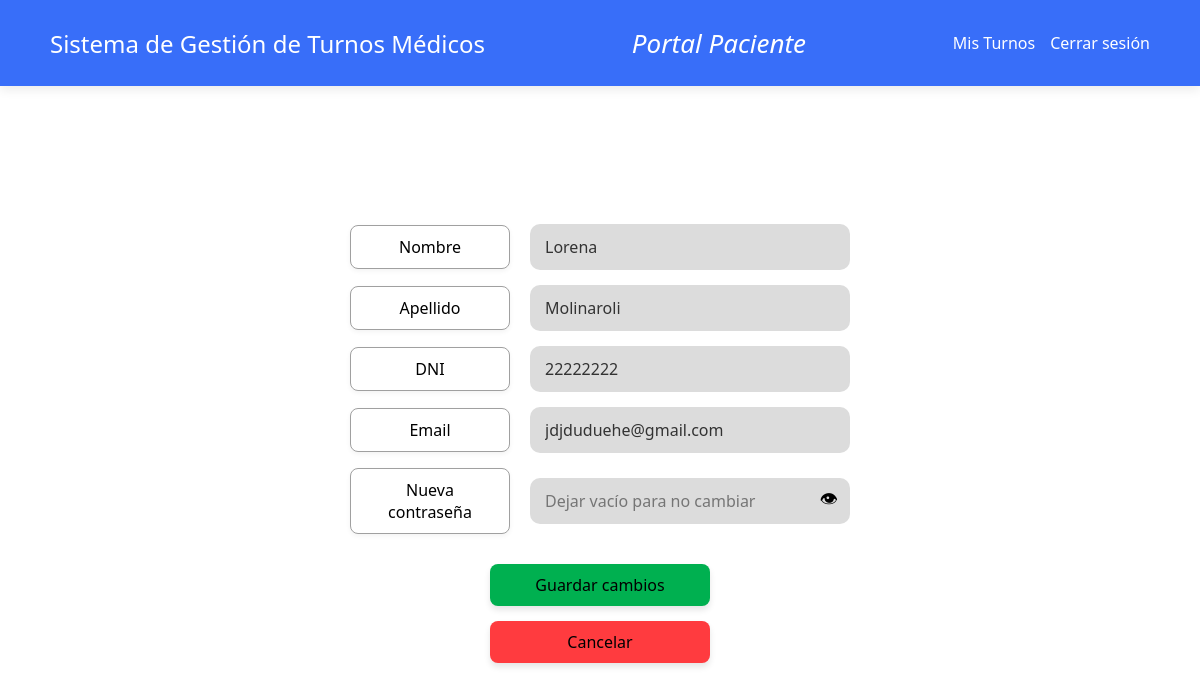
/editar-paciente/ (signed in), run on an earlier commit of the app's database.
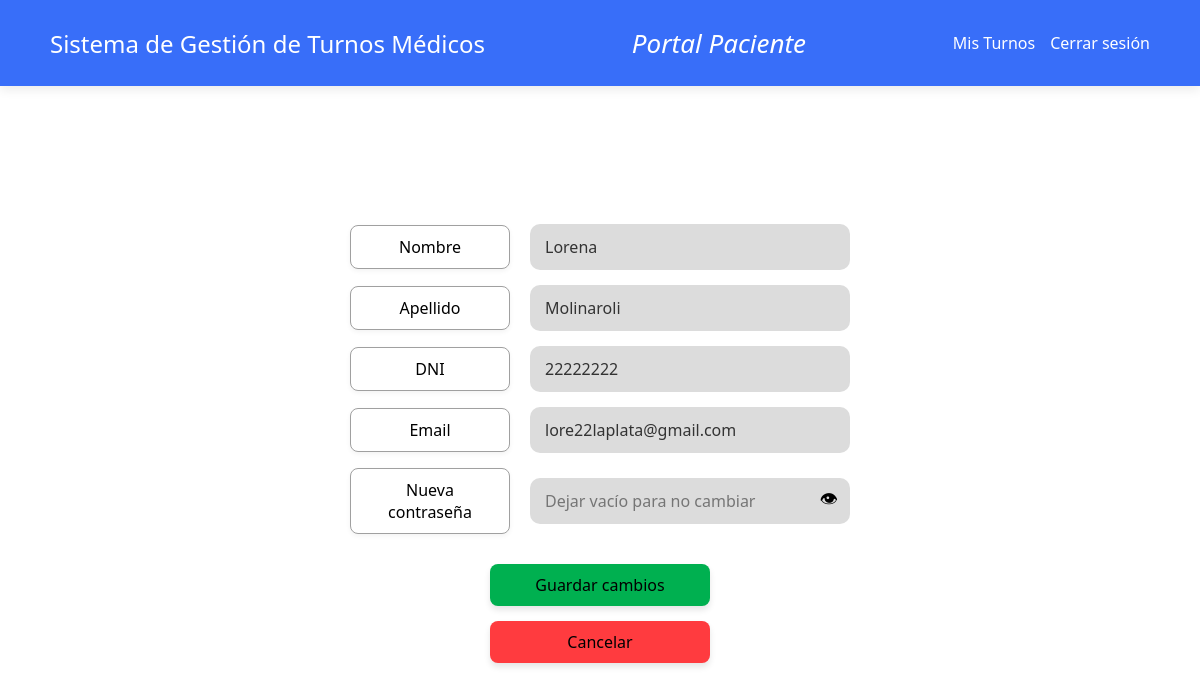
And on a later commit of the database.
### turnos/models.py (models this page shows, shortened)
class Paciente(models.Model):
    nombre = models.CharField(max_length=100)
    apellido = models.CharField(max_length=100)
    dni = models.CharField(max_length=20, unique=True)
    email = models.EmailField(unique=True)
    contrasena = models.CharField(max_length=255) # Para guardar la clave encriptada

### turnos/views.py (the view, shortened to what this page needs)
# urls.py: path('editar-paciente/', views.editar_paciente, name='editar_paciente'),
def editar_paciente(request):
    paciente_id = request.session.get('paciente_id')
    if not paciente_id:
        return redirect('ingreso_paciente')
    paciente = Paciente.objects.get(id=paciente_id)
    return render(request, 'turnos/editar_paciente.html', {'paciente': paciente})

### turnos/templates/turnos/editar_paciente.html (shortened to what this page needs)
<!DOCTYPE html>
<html lang="es">
<head>
</head>
<body>
    <header>
        <div class="logo-titulo">Sistema de Gestión de Turnos Médicos</div>
        <div class="subtitulo-portal">Portal Paciente</div>
        <div style="display: flex; gap: 15px;">
            <a href="{% url 'lista_turnos' %}" style="color: white; text-decoration: none; font-size: 16px;">Mis Turnos</a>
            <a href="{% url 'cerrar_sesion' %}" style="color: white; text-decoration: none; font-size: 16px;">Cerrar sesión</a>
        </div>
    </header>
    <div class="contenedor-formulario">
        <form action="{% url 'editar_paciente' %}" method="POST">
            <div class="fila-campo">
                <div class="etiqueta-caja">Nombre</div>
                <input type="text" name="nombre" value="{{ paciente.nombre }}" class="caja-entrada" required>
            </div>
            <div class="fila-campo">
                <div class="etiqueta-caja">Apellido</div>
                <input type="text" name="apellido" value="{{ paciente.apellido }}" class="caja-entrada" required>
            </div>
            <div class="fila-campo">
                <div class="etiqueta-caja">DNI</div>
                <input type="text" value="{{ paciente.dni }}" class="caja-entrada" disabled>
            </div>
            <div class="fila-campo">
                <div class="etiqueta-caja">Email</div>
                <input type="email" name="email" value="{{ paciente.email }}" class="caja-entrada" required>
            </div>
            <div class="fila-campo">
                <div class="etiqueta-caja">Nueva contraseña</div>
                <div style="position: relative; flex: 1;">
                    <input type="password" id="nueva_contrasena" name="nueva_contrasena" class="caja-entrada" style="width: 100%; padding-right: 45px;" placeholder="Dejar vacío para no cambiar">
                    <span onclick="togglePassword('nueva_contrasena')" style="position: absolute; right: 12px; top: 50%; transform: translateY(-50%); cursor: pointer; font-size: 18px;">👁</span>
                </div>
            </div>
            <button type="submit" class="btn-accion btn-guardar">Guardar cambios</button>
            <a href="{% url 'lista_turnos' %}" class="btn-accion btn-cancelar">Cancelar</a>
        </form>
    </div>
</body>
</html>

### turnos/templates/turnos/editar_paciente.html (style rules this page uses)
* { margin: 0; padding: 0; box-sizing: border-box; font-family: 'Segoe UI', Tahoma, Geneva, Verdana, sans-serif; }
body { background-color: #FFFFFF; height: 100vh; display: flex; flex-direction: column; overflow-x: hidden; }
header { background-color: #386EF9; width: 100%; padding: 25px 50px; display: flex; justify-content: space-between; align-items: center; box-shadow: 0 4px 10px rgba(0, 0, 0, 0.08); }
.logo-titulo { font-size: 24px; font-weight: 500; color: #FFFFFF; }
.subtitulo-portal { font-size: 26px; font-style: italic; font-weight: 500; color: #FFFFFF; }
.contenedor-formulario { flex: 1; display: flex; flex-direction: column; justify-content: center; align-items: center; padding: 40px 0; }
form { display: flex; flex-direction: column; align-items: center; gap: 15px; width: 100%; max-width: 500px; }
.fila-campo { display: flex; align-items: center; width: 100%; gap: 20px; }
.etiqueta-caja { background-color: #FFFFFF; border: 1px solid #A0A0A0; color: #000000; padding: 10px 15px; border-radius: 8px; font-size: 16px; width: 160px; text-align: center; box-shadow: 0 2px 5px rgba(0,0,0,0.05); }
.caja-entrada { background-color: #DCDCDC; border: none; padding: 12px 15px; border-radius: 10px; font-size: 16px; flex: 1; outline: none; color: #333333; }
.btn-accion { border: none; font-size: 16px; font-weight: 500; padding: 10px 0; border-radius: 8px; width: 220px; cursor: pointer; text-align: center; text-decoration: none; color: #000000; box-shadow: 0 4px 6px rgba(0,0,0,0.1); transition: transform 0.1s ease, filter 0.2s ease; }
.btn-guardar { background-color: #00B050; margin-top: 15px; }
.btn-cancelar { background-color: #FF3B3F; }

What changed in the data, as far as the page shows it:
changed Paciente "Lorena": email "jdjduduehe@gmail.com" → "lore22laplata@gmail.com"
